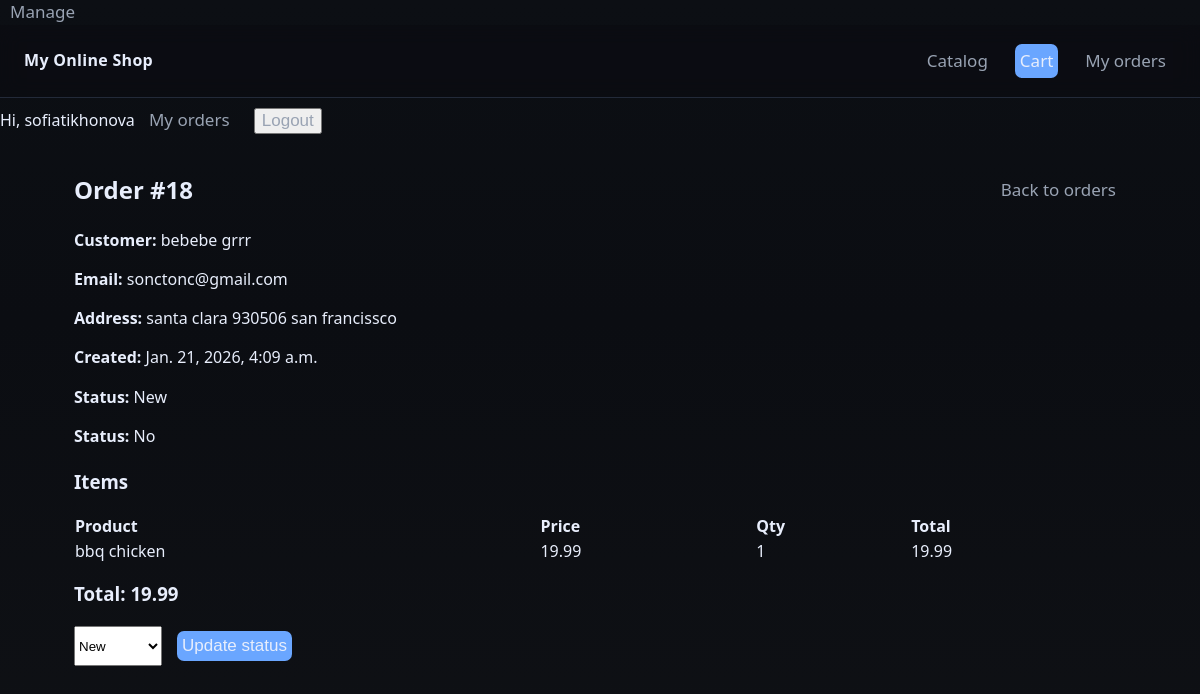
The page /manage/orders/18/ (signed in) on the database as committed earlier.
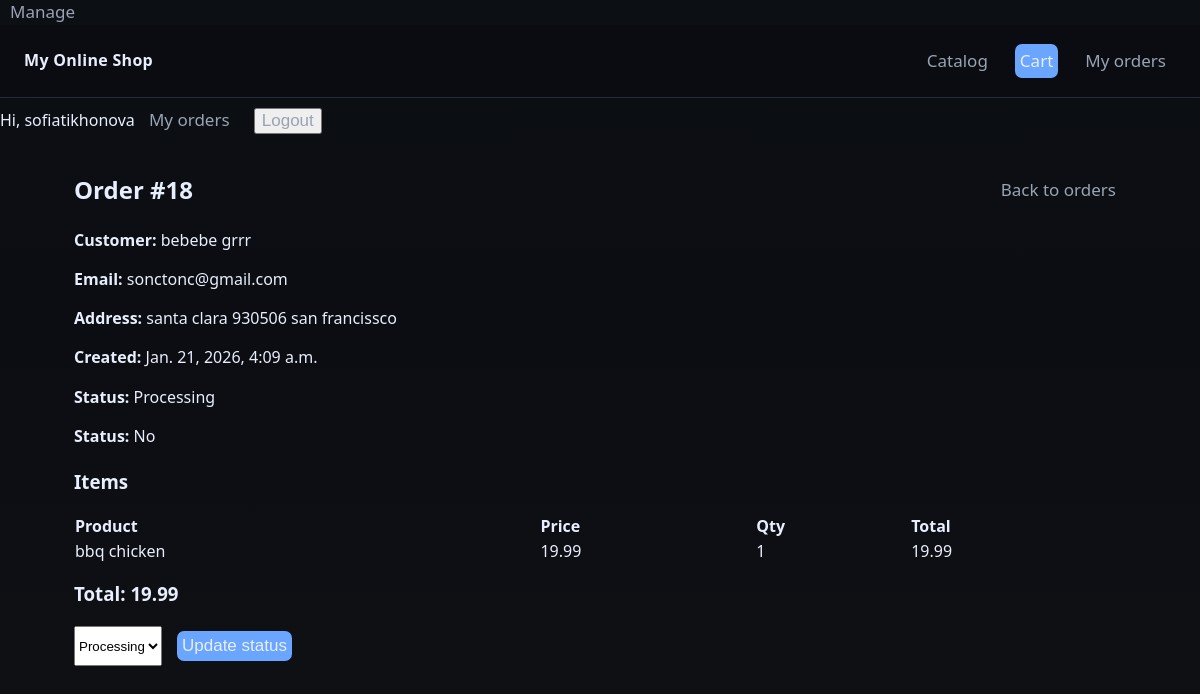
The same page on the database as committed later.
### shop/models.py (models this page shows, shortened)
class Order(models.Model):
    STATUS_NEW='new'
    STATUS_PROCESSING='processing'
    STATUS_SHIPPED='shipped'
    STATUS_COMPLETED='completed'
    STATUS_CANCELLED='cancelled'
    STATUS_CHOICES=[
        (STATUS_NEW, 'New'),
        (STATUS_PROCESSING, 'Processing'),
        (STATUS_SHIPPED, 'Shipped'),
        (STATUS_COMPLETED, 'Completed'),
        (STATUS_CANCELLED, 'Cancelled'),
    ]
    first_name=models.CharField(max_length=50)
    last_name=models.CharField(max_length=50, blank=True)
    email=models.EmailField()
    address=models.CharField(max_length=50)
    city=models.CharField(max_length=100, blank=True)
    status=models.CharField(
        max_length=20,
        choices=STATUS_CHOICES,
        default=STATUS_NEW,
        db_index=True
    )
    created=models.DateTimeField(default=timezone.now, db_index=True)
    paid=models.BooleanField(default=False)
    payment_id=models.CharField(max_length=100, blank=True)
    user = models.ForeignKey(
        settings.AUTH_USER_MODEL,
        on_delete=models.SET_NULL,
        null=True,
        blank=True,
        related_name="orders"
    )
    class Meta:
        ordering=['-created']
    def get_total_cost(self):
        return sum(item.get_cost() for item in self.items.all())

class OrderItem(models.Model):
    order=models.ForeignKey(Order, related_name='items', on_delete=models.CASCADE)
    product=models.ForeignKey(Product, related_name='order_items', on_delete=models.PROTECT)
    price=models.DecimalField(max_digits=10, decimal_places=2)
    quantity=models.PositiveIntegerField(default=1)
    def get_cost(self):
        return self.price*self.quantity

### shop/views.py (the view)
# urls.py: path('manage/orders/<int:order_id>/', views.manage_order_detail, name='manage_order_detail'),
@login_required
@permission_required('shop.view_order', raise_exception=True)
def manage_order_detail(request, order_id):
    from .models import Order
    order=get_object_or_404(Order, id=order_id)
    items=order.items.select_related('product')
    return render(request, 'shop/manage/order_detail.html',{
        'order':order,
        'items':items,
    })

### shop/templates/shop/manage/order_detail.html (shortened to what this page needs)
{%extends 'shop/base.html'%}
{%block content%}
<section class="panel">
    <div style="display:flex; justify-content:space-between; align-items:center;">
        <h2 style="margin:0;">Order #{{ order.id }}</h2>
        <a href="{%url 'shop:manage_orders'%}" class="btn">Back to orders</a>
    </div>
    <div style="margin-top:12px;">
        <p><strong>Customer:</strong> {{order.first_name}} {{order.last_name}}</p>
        <p><strong>Email:</strong> {{order.email}}</p>
        <p><strong>Address:</strong> {{order.address}} {{order.city}}</p>
        <p><strong>Created:</strong> {{order.created}}</p>
        <p>
            <strong>Status:</strong>
            <span class="badge">{{order.get_status_display}}</span>
        </p>
        <p>
            <strong>Status:</strong>
            {%if order.paid%} Yes {%else%} No {%endif%}
        </p>
    </div>
    <h3 style="margin-top:20px;">Items</h3>
    <table style="width:100%; border-collapse:collapse;">
        <tr>
            <th align="left">Product</th>
            <th align="left">Price</th>
            <th align="left">Qty</th>
            <th align="left">Total</th>
        </tr>
        {%for item in items%}
        <tr>
            <td>{{item.product.name}}</td>
            <td>{{item.price}}</td>
            <td>{{item.quantity}}</td>
            <td>{{item.get_cost}}</td>
        </tr>
        {%endfor%}
    </table>
    <h3 style="margin-top:16px;">Total: {{order.get_total_cost}}</h3>
    {%if perms.shop.change_order%}
    <form method="post" action="{%url 'shop:manage_order_status' order.id%}" style="margin-top:16px; display:flex; gap:10px;">
        <select name="status">
            {%for key,label in order.STATUS_CHOICES%}
            <option value="{{key}}" {% if order.status == key %}selected{%endif%}>
                {{label}}
            </option>
            {%endfor%}
        </select>
        <button class="btn btn--primary" type="submit">Update status</button>
    </form>
    {%endif%}
</section>
{%endblock%}

Rows that differ between the two databases and show on the page:
changed Order "bebebe": status "New" → "Processing"
